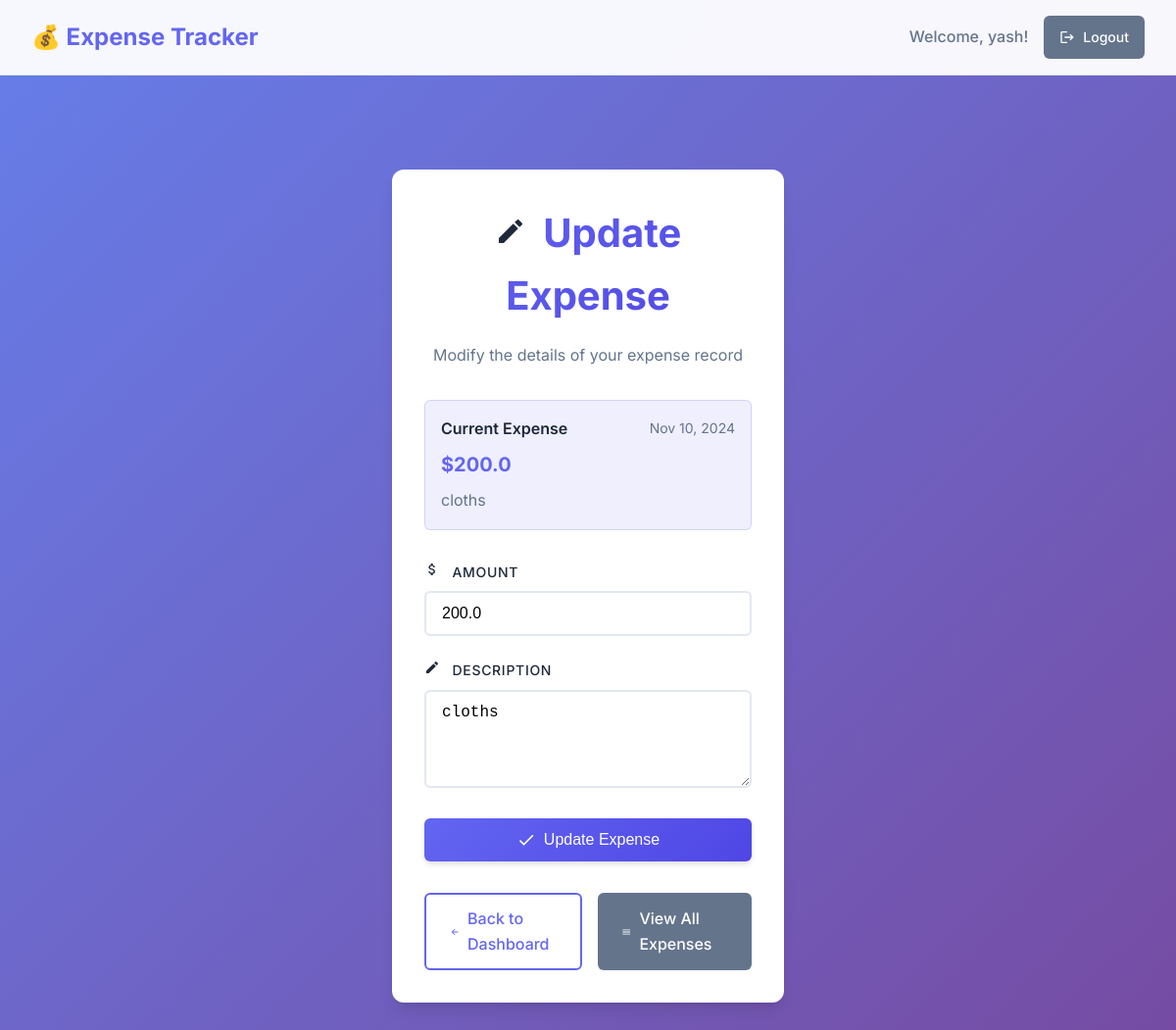
Screenshot of /update_expense/2 (signed in) with the database file from the repository.
### app.py (models this page shows)
class User(db.Model, UserMixin):  # Inherit from UserMixin
    id = db.Column(db.Integer, primary_key=True)
    username = db.Column(db.String(80), unique=True, nullable=False)
    password = db.Column(db.String(120), nullable=False)
    budget = db.Column(db.Float, default=0.0)

class Expense(db.Model):
    id = db.Column(db.Integer, primary_key=True)
    user_id = db.Column(db.Integer, db.ForeignKey('user.id'), nullable=False)
    amount = db.Column(db.Float, nullable=False)
    description = db.Column(db.String(200), nullable=True)
    date = db.Column(db.Date, default=datetime.utcnow)

### app.py (the view)
@app.route('/update_expense/<int:expense_id>', methods=['GET', 'POST'])
@login_required
def update_expense(expense_id):
    expense = Expense.query.get_or_404(expense_id)
    if request.method == 'POST':
        expense.amount = float(request.form['amount'])
        expense.description = request.form['description']
        db.session.commit()
        flash("Expense updated successfully!")
        return redirect(url_for('dashboard'))
    return render_template('update_expense.html', expense=expense)

### app.py (called while the page is built)
@login_manager.user_loader
def load_user(user_id):
    return User.query.get(int(user_id))

### templates/update_expense.html (shortened to what this page needs)
<!DOCTYPE html>
<html lang="en">
<head>
    <link rel="stylesheet" href="{{ url_for('static', filename='styles.css') }}">
</head>
<body>
    <nav class="navbar">
        <a href="{{ url_for('dashboard') }}" class="nav-brand">
            💰 Expense Tracker
        </a>
        <div class="nav-links">
            <span class="nav-link">Welcome, {{ current_user.username }}!</span>
            <a href="{{ url_for('logout') }}" class="btn btn-secondary btn-sm">
                <svg width="16" height="16" fill="currentColor" viewBox="0 0 24 24">
                    <path d="M17 7l-1.41 1.41L18.17 11H8v2h10.17l-2.58 2.59L17 17l5-5zM4 5h8V3H4c-1.1 0-2 .9-2 2v14c0 1.1.9 2 2 2h8v-2H4V5z"/>
                </svg>
                Logout
            </a>
        </div>
    </nav>
    <div class="container">
        <div class="card card-sm fade-in">
            <h1>
                <svg width="32" height="32" fill="currentColor" viewBox="0 0 24 24" style="display: inline; margin-right: 0.5rem;">
                    <path d="M3 17.25V21h3.75L17.81 9.94l-3.75-3.75L3 17.25zM20.71 7.04c.39-.39.39-1.02 0-1.41l-2.34-2.34c-.39-.39-1.02-.39-1.41 0l-1.83 1.83 3.75 3.75 1.83-1.83z"/>
                </svg>
                Update Expense
            </h1>
            <p style="text-align: center; margin-bottom: 2rem; color: var(--text-secondary);">
                Modify the details of your expense record
            </p>
            <div style="background: rgba(99, 102, 241, 0.1); border: 1px solid rgba(99, 102, 241, 0.2); border-radius: var(--border-radius-sm); padding: 1rem; margin-bottom: 2rem;">
                <div style="display: flex; justify-content: space-between; align-items: center; margin-bottom: 0.5rem;">
                    <span style="font-weight: 600; color: var(--text-primary);">Current Expense</span>
                    <span style="font-size: 0.875rem; color: var(--text-secondary);">{{ expense.date.strftime('%b %d, %Y') }}</span>
                </div>
                <div style="font-size: 1.25rem; font-weight: 700; color: var(--primary-color); margin-bottom: 0.5rem;">
                    ${{ expense.amount }}
                </div>
                <div style="color: var(--text-secondary);">
                    {{ expense.description }}
                </div>
            </div>
            <form method="POST" action="{{ url_for('update_expense', expense_id=expense.id) }}">
                <div class="form-group">
                    <label for="amount">
                        Amount
                    </label>
                    <input type="number" name="amount" value="{{ expense.amount }}" step="0.01" required min="0.01">
                </div>
                <div class="form-group">
                    <label for="description">
                        <svg width="16" height="16" fill="currentColor" viewBox="0 0 24 24" style="display: inline; margin-right: 0.5rem;">
                            <path d="M3 17.25V21h3.75L17.81 9.94l-3.75-3.75L3 17.25zM20.71 7.04c.39-.39.39-1.02 0-1.41l-2.34-2.34c-.39-.39-1.02-.39-1.41 0l-1.83 1.83 3.75 3.75 1.83-1.83z"/>
                        </svg>
                        Description
                    </label>
                    <textarea name="description" required>{{ expense.description }}</textarea>
                </div>
                <button type="submit" class="btn btn-primary btn-full">
                    <svg width="20" height="20" fill="currentColor" viewBox="0 0 24 24">
                        <path d="M21 7L9 19l-5.5-5.5 1.41-1.41L9 16.17 19.59 5.59 21 7z"/>
                    </svg>
                    Update Expense
                </button>
            </form>
            <div style="display: flex; gap: 1rem; margin-top: 2rem;">
                <a href="{{ url_for('dashboard') }}" class="btn btn-outline" style="flex: 1;">
                    <svg width="16" height="16" fill="currentColor" viewBox="0 0 24 24">
                        <path d="M20 11H7.83l5.59-5.59L12 4l-8 8 8 8 1.41-1.41L7.83 13H20v-2z"/>
                    </svg>
                    Back to Dashboard
                </a>
                <a href="{{ url_for('view_expenses') }}" class="btn btn-secondary" style="flex: 1;">
                    <svg width="16" height="16" fill="currentColor" viewBox="0 0 24 24">
                        <path d="M3 18h18v-2H3v2zm0-5h18v-2H3v2zm0-7v2h18V6H3z"/>
                    </svg>
                    View All Expenses
                </a>
            </div>
        </div>
    </div>
</body>
</html>

### static/styles.css (style rules this page uses)
:root { --primary-color: #6366f1; --primary-dark: #4f46e5; --secondary-color: #64748b; --success-color: #10b981; --danger-color: #ef4444; --warning-color: #f59e0b; --background-color: #f8fafc; --surface-color: #ffffff; --text-primary: #1e293b; --text-secondary: #64748b; --border-color: #e2e8f0; --shadow-sm: 0 1px 2px 0 rgba(0, 0, 0, 0.05); --shadow-md: 0 4px 6px -1px rgba(0, 0, 0, 0.1), 0 2px 4px -1px rgba(0, 0, 0, 0.06); --shadow-lg: 0 10px 15px -3px rgba(0, 0, 0, 0.1), 0 4px 6px -2px rgba(0, 0, 0, 0.05); --border-radius: 12px; --border-radius-sm: 6px; --transition: all 0.2s cubic-bezier(0.4, 0, 0.2, 1); }
* { margin: 0; padding: 0; box-sizing: border-box; }
body { font-family: 'Inter', -apple-system, BlinkMacSystemFont, 'Segoe UI', Roboto, sans-serif; background: linear-gradient(135deg, #667eea 0%, #764ba2 100%); min-height: 100vh; color: var(--text-primary); line-height: 1.6; }
.container { max-width: 1200px; margin: 0 auto; padding: 2rem; }
.card { background: var(--surface-color); border-radius: var(--border-radius); box-shadow: var(--shadow-lg); padding: 2rem; margin: 1rem 0; backdrop-filter: blur(10px); border: 1px solid rgba(255, 255, 255, 0.1); }
.card-sm { max-width: 400px; margin: 2rem auto; }
h1 { font-size: 2.5rem; font-weight: 700; color: var(--text-primary); margin-bottom: 1rem; text-align: center; background: linear-gradient(135deg, var(--primary-color), var(--primary-dark)); -webkit-background-clip: text; -webkit-text-fill-color: transparent; background-clip: text; }
p { color: var(--text-secondary); margin-bottom: 1rem; }
.form-group { margin-bottom: 1.5rem; }
label { display: block; font-weight: 500; color: var(--text-primary); margin-bottom: 0.5rem; font-size: 0.875rem; text-transform: uppercase; letter-spacing: 0.05em; }
input[type="text"], input[type="password"], input[type="number"], textarea { width: 100%; padding: 0.75rem 1rem; border: 2px solid var(--border-color); border-radius: var(--border-radius-sm); font-size: 1rem; transition: var(--transition); background: var(--surface-color); }
textarea { resize: vertical; min-height: 100px; }
.btn { display: inline-flex; align-items: center; justify-content: center; padding: 0.75rem 1.5rem; font-size: 1rem; font-weight: 500; border-radius: var(--border-radius-sm); border: none; cursor: pointer; text-decoration: none; transition: var(--transition); gap: 0.5rem; min-height: 44px; }
.btn-primary { background: linear-gradient(135deg, var(--primary-color), var(--primary-dark)); color: white; box-shadow: var(--shadow-md); }
.btn-secondary { background: var(--secondary-color); color: white; }
.btn-outline { background: transparent; color: var(--primary-color); border: 2px solid var(--primary-color); }
.btn-sm { padding: 0.5rem 1rem; font-size: 0.875rem; }
.btn-full { width: 100%; }
.navbar { background: rgba(255, 255, 255, 0.95); backdrop-filter: blur(10px); border-bottom: 1px solid var(--border-color); padding: 1rem 2rem; display: flex; justify-content: space-between; align-items: center; margin-bottom: 2rem; }
.nav-brand { font-size: 1.5rem; font-weight: 700; color: var(--primary-color); text-decoration: none; }
.nav-links { display: flex; gap: 1rem; align-items: center; }
.nav-link { color: var(--text-secondary); text-decoration: none; font-weight: 500; transition: var(--transition); }
.fade-in { animation: fadeIn 0.5s ease-in-out; }

### rows the page displays
User: username "yash"
Expense: date "Nov 10, 2024", amount "200.0", description "cloths"
